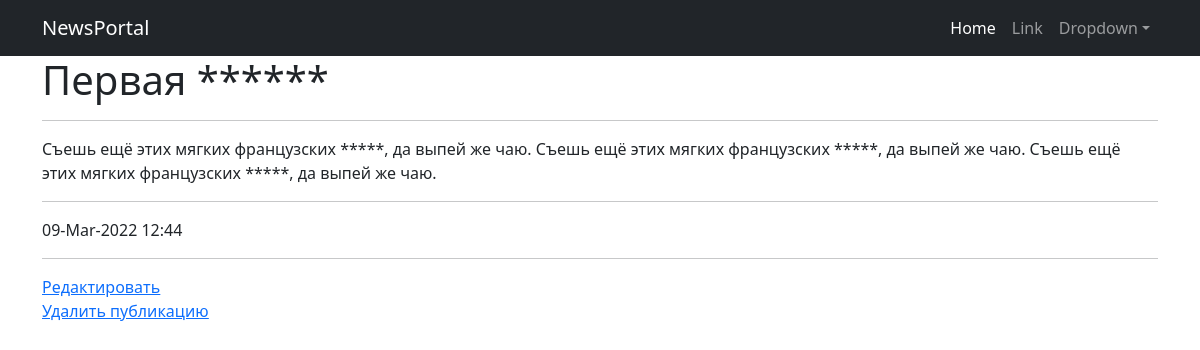
/news/news/1, run on the app's committed database.
### newspage/models.py (models this page shows, shortened)
class Post(models.Model):
    news = 'N'
    article = 'A'
    type = [
        (news, 'Новость'),
        (article, 'Статья')
    ]
    type_post = models.CharField(max_length=1, choices=type, default=article)
    author = models.ForeignKey(Author, on_delete=models.CASCADE)
    time_write = models.DateTimeField(auto_now_add=True)
    title = models.CharField(max_length=255, blank=False)
    text = models.TextField()
    rating = models.IntegerField(default=0)

### newspage/views.py (the view)
# urls.py: path('news/<int:pk>', PostText.as_view(), name='post'),
class PostText(DetailView):
    model = Post
    template_name = 'post.html'
    context_object_name = 'post'
    def get_context_data(self, **kwargs):
        context = super().get_context_data(**kwargs)
        context['time_now'] = datetime.time()
        context['value1'] = None
        return context

### newspage/templatetags/custom_filters.py (called while the page is built)
@register.filter(name='censor')
def censor(value, arg):
    censor_words = ['булок', 'плюшек', 'пирожков', 'статья']  # ненормативная лексика
    ln = len(censor_words)
    filtred_text = ''
    string = ''
    pattern = '*'  # замена
    for i in value:
        string += i
        string2 = string.lower()
        flag = 0
        for j in censor_words:
            if not string2 in j:
                flag += 1
            if string2 == j:
                filtred_text += pattern * len(string)
                flag -= 1
                string = ''
        if flag == ln:
            filtred_text += string
            string = ''
    if string2 != '' and string2 not in censor_words:
        filtred_text += string
    elif string2 != '':
        filtred_text += pattern * len(string)
    return filtred_text

### templates/post.html (shortened to what this page needs)
{% extends 'flatpages/default.html' %}
{% load custom_filters %}
{% block content %}
<h1> {{ post.title | censor:'булок' }} </h1>
    <hr>
{{ post.text | censor:'булок' }}
    <hr>
{{ post.time_write | date:'d-M-Y h:i' }}
<hr>
    <a href="{% url 'post_edit' post.id %}"><u>Редактировать</u></a><br>
    <a href="{% url 'post_delete' post.id %}"><u>Удалить публикацию</u></a>
{% endblock content %}

### data on the page
Post: title|censor "Первая ******", text|censor "Съешь ещё этих мягких французских *****, да выпей же чаю. Съешь ещё этих мягких французских *****, да выпей же чаю. Съешь ещё этих мягких французских *****, да выпей же чаю.", time_write "09-Mar-2022 12:44"
